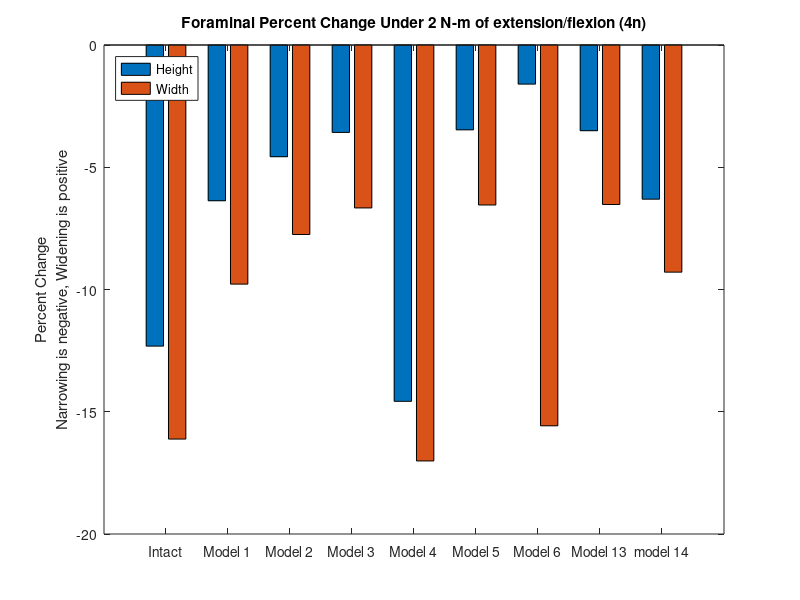
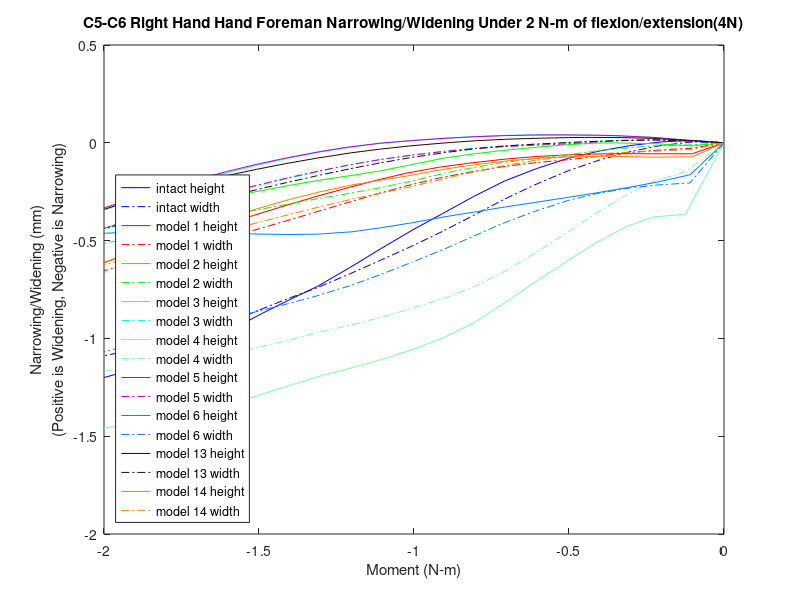

The MATLAB script that drew these images, in order:
%% foreman height and witdth narrowing/widening 
% for all models for the c5-c6 right hand side foreman under lateral bending (5n)
% 40182, 62515, 45870, 65935
k=21;

mag15y=[0 0 0 0 0 0 0 0 0 0 0 0 0 0 0 0 0 0 0 0 0];
mag15x=[0 0 0 0 0 0 0 0 0 0 0 0 0 0 0 0 0 0 0 0 0];
width15=[0 0 0 0 0 0 0 0 0 0 0 0 0 0 0 0 0 0 0 0 0];
height15=[0 0 0 0 0 0 0 0 0 0 0 0 0 0 0 0 0 0 0 0 0];

mag14y=[0 0 0 0 0 0 0 0 0 0 0 0 0 0 0 0 0 0 0 0 0];
mag14x=[0 0 0 0 0 0 0 0 0 0 0 0 0 0 0 0 0 0 0 0 0];
width14=[0 0 0 0 0 0 0 0 0 0 0 0 0 0 0 0 0 0 0 0 0];
height14=[0 0 0 0 0 0 0 0 0 0 0 0 0 0 0 0 0 0 0 0 0];

mag13y=[0 0 0 0 0 0 0 0 0 0 0 0 0 0 0 0 0 0 0 0 0];
mag13x=[0 0 0 0 0 0 0 0 0 0 0 0 0 0 0 0 0 0 0 0 0];
width13=[0 0 0 0 0 0 0 0 0 0 0 0 0 0 0 0 0 0 0 0 0];
height13=[0 0 0 0 0 0 0 0 0 0 0 0 0 0 0 0 0 0 0 0 0];

mag6y=[0 0 0 0 0 0 0 0 0 0 0 0 0 0 0 0 0 0 0 0 0];
mag6x=[0 0 0 0 0 0 0 0 0 0 0 0 0 0 0 0 0 0 0 0 0];
width6=[0 0 0 0 0 0 0 0 0 0 0 0 0 0 0 0 0 0 0 0 0];
height6=[0 0 0 0 0 0 0 0 0 0 0 0 0 0 0 0 0 0 0 0 0];

mag5y=[0 0 0 0 0 0 0 0 0 0 0 0 0 0 0 0 0 0 0 0 0];
mag5x=[0 0 0 0 0 0 0 0 0 0 0 0 0 0 0 0 0 0 0 0 0];
width5=[0 0 0 0 0 0 0 0 0 0 0 0 0 0 0 0 0 0 0 0 0];
height5=[0 0 0 0 0 0 0 0 0 0 0 0 0 0 0 0 0 0 0 0 0];

mag4y=[0 0 0 0 0 0 0 0 0 0 0 0 0 0 0 0 0 0 0 0 0];
mag4x=[0 0 0 0 0 0 0 0 0 0 0 0 0 0 0 0 0 0 0 0 0];
width4=[0 0 0 0 0 0 0 0 0 0 0 0 0 0 0 0 0 0 0 0 0];
height4=[0 0 0 0 0 0 0 0 0 0 0 0 0 0 0 0 0 0 0 0 0];

mag3y=[0 0 0 0 0 0 0 0 0 0 0 0 0 0 0 0 0 0 0 0 0];
mag3x=[0 0 0 0 0 0 0 0 0 0 0 0 0 0 0 0 0 0 0 0 0];
width3=[0 0 0 0 0 0 0 0 0 0 0 0 0 0 0 0 0 0 0 0 0];
height3=[0 0 0 0 0 0 0 0 0 0 0 0 0 0 0 0 0 0 0 0 0];


mag2y=[0 0 0 0 0 0 0 0 0 0 0 0 0 0 0 0 0 0 0 0 0];
mag2x=[0 0 0 0 0 0 0 0 0 0 0 0 0 0 0 0 0 0 0 0 0];
width2=[0 0 0 0 0 0 0 0 0 0 0 0 0 0 0 0 0 0 0 0 0];
height2=[0 0 0 0 0 0 0 0 0 0 0 0 0 0 0 0 0 0 0 0 0];

mag1y=[0 0 0 0 0 0 0 0 0 0 0 0 0 0 0 0 0 0 0 0 0];
mag1x=[0 0 0 0 0 0 0 0 0 0 0 0 0 0 0 0 0 0 0 0 0];
width1=[0 0 0 0 0 0 0 0 0 0 0 0 0 0 0 0 0 0 0 0 0];
height1=[0 0 0 0 0 0 0 0 0 0 0 0 0 0 0 0 0 0 0 0 0];

%% model15_intact_TLC
t15=[2 2.05 2.1 2.15 2.2 2.25 2.30198 2.35365 2.40358 2.45421 2.50322 2.55384 2.60384 2.65565 2.70225 2.75206 2.80139 2.85108 2.90339 2.95085 3];
% 40182U
aa1=-13.5191+[0.0410311 0.072737 0.0898389 0.0950499 0.0960969 0.0974057 0.105304 0.111964 0.12654 0.145296 0.16235 0.186856 0.220502 0.267169 0.298606 0.320769 0.338343 0.337736 0.315803 0.292672 0.268064];
aa2=447.04+[0.066796 -0.0926732 -0.0847163 0.0564716 0.305548 0.645598 1.06757 1.52819 2.01278 2.53917 3.06814 3.62895 4.1898 4.74907 5.21938 5.68289 6.0867 6.43418 6.7452 6.9891 7.22228];
aa3=-720.839+[-0.475935 -0.43986 -0.424459 -0.425572 -0.439343 -0.466959 -0.522514 -0.604374 -0.709644 -0.84027 -0.985275 -1.15935 -1.34823 -1.54028 -1.7116 -1.90489 -2.09943 -2.29139 -2.47025 -2.61616 -2.75638];
% 62515L
ab1=-13.5397+[0.000417619 0.01287 0.0192868 0.0186832 0.0158064 0.0140138 0.0176006 0.0216273 0.0319077 0.0450868 0.0574252 0.0750038 0.0997273 0.131918 0.153404 0.172545 0.190037 0.19367 0.18369 0.172275 0.160523];
ab2=448.593+[-0.00992337 -0.125546 -0.158619 -0.118927 -0.0217035 0.123615 0.304921 0.505068 0.717043 0.958463 1.2142 1.49737 1.7878 2.07875 2.32456 2.56123 2.75575 2.91984 3.07311 3.19179 3.30569];
ab3=-730.72+[-0.225741 -0.195279 -0.178495 -0.175949 -0.182255 -0.195581 -0.220461 -0.256765 -0.293848 -0.339653 -0.394847 -0.460673 -0.5315 -0.597966 -0.666734 -0.742089 -0.809606 -0.879714 -0.957548 -1.02134 -1.08438 ];
% 45870
ac1=-9.75965+[0.0324269 0.0598844 0.0751486 0.0801008 0.0819264 0.0845735 0.0938495 0.102246 0.118988 0.140217 0.159868 0.18765 0.22393 0.272688 0.304956 0.328551 0.347894 0.349719 0.330536 0.30976 0.287537];
ac2=445.175+[0.0393531 -0.107621 -0.108282 0.0107952 0.227404 0.526235 0.897529 1.30369 1.73218 2.1995 2.67199 3.17589 3.6822 4.19054 4.61806 5.03835 5.40168 5.71167 5.98947 6.20716 6.41565 ];
ac3=-723.489+[-0.468554 -0.447406 -0.428602 -0.414381 -0.403478 -0.398377 -0.412583 -0.447743 -0.502095 -0.576207 -0.664131 -0.776761 -0.904696 -1.03787 -1.15922 -1.29901 -1.44055 -1.57983 -1.7091 -1.81417 -1.91442];
% 65935R
ad1=-14.8651+[0.0345664 0.0529024 0.062032 0.0625012 0.0604618 0.0597203 0.0646715 0.0696988 0.0836038 0.101222 0.117462 0.141486 0.175855 0.22222 0.252679 0.279983 0.303823 0.3079 0.293913 0.278304 0.262291];
ad2=449.401+[0.00216238 -0.143086 -0.180255 -0.122723 0.00981997 0.20439 0.443165 0.704319 0.980563 1.2942 1.62542 1.99249 2.36956 2.74837 3.06836 3.37659 3.62978 3.8419 4.03875 4.19132 4.33843 ];
ad3=-725.184+[-0.219724 -0.18361 -0.165664 -0.165508 -0.176961 -0.197855 -0.232089 -0.279092 -0.327595 -0.387053 -0.457732 -0.541567 -0.631737 -0.718329 -0.805985 -0.900745 -0.985047 -1.07051 -1.16366 -1.23991 -1.31542 ];

ya1=aa1-ab1;
ya2=aa2-ab2;
ya3=aa3-ab3;
xa1=ad1-ac1;
xa2=ad2-ac2;
xa3=ad3-ac3;
x15=[xa1',xa2',xa3'];
y15=[ya1',ya2',ya3'];

for n=1:k
    mag15x(n)=sqrt(x15(n,1)^2+x15(n,2)^2+x15(n,3)^2);
end
for n=1:k
    mag15y(n)=sqrt(y15(n,1)^2+y15(n,2)^2+y15(n,3)^2);
end
for n=1:k
    width15(n)=mag15x(1,1)-mag15x(1,n);
end
for n=1:k
    height15(n)=mag15y(1,1)-mag15y(1,n);
end

%% model1_slideslide_tether/S2_5N
t1=[2 2.05126 2.11533 2.17471 2.20404 2.25121 2.30289 2.35286 2.41117 2.46025 2.51267 2.5564 2.60334 2.66048 2.70822 2.759 2.80923 2.85061 2.90524 2.95003 3 ];
% 40182U
ae1=-13.5191+[-0.256354 -0.252673 -0.226806 -0.202011 -0.189993 -0.166308 -0.135426 -0.108965 -0.0837541 -0.0651132 -0.0470578 -0.0332198 -0.0197927 -0.00373777 0.00798138 0.0168688 0.0199389 0.0195164 0.0133573 0.00669746 -0.000603444];
ae2=447.04+[0.598699 0.427962 0.196552 0.023272 -0.0459246 -0.122519 -0.157888 -0.153828 -0.106494 -0.036244 0.0665926 0.175511 0.312997 0.504403 0.687108 0.905626 1.14987 1.37043 1.68184 1.95323 2.27311];
ae3=-720.839+[-0.786172 -0.909945 -0.874294 -0.827625 -0.80577 -0.774408 -0.748738 -0.732026 -0.719422 -0.712393 -0.711913 -0.718821 -0.73199 -0.754764 -0.779422 -0.812505 -0.854166 -0.896118 -0.966828 -1.03535 -1.12184];
% 62515L
af1=-13.5397+[-0.143816 -0.152539 -0.149111 -0.141896 -0.137727 -0.128685 -0.115438 -0.103482 -0.0919794 -0.0834984 -0.0751792 -0.0685561 -0.0619036 -0.0534835 -0.0468757 -0.040939 -0.0353992 -0.0324087 -0.0306304 -0.0297082 -0.0291841];
af2=448.593+[0.352057 0.235151 0.0488526 -0.110264 -0.182023 -0.273881 -0.33797 -0.379312 -0.407553 -0.41695 -0.417456 -0.409285 -0.390169 -0.351291 -0.303176 -0.232132 -0.140851 -0.0453838 0.101427 0.236994 0.400762 ];
af3=-730.72+[-0.413777 -0.473408 -0.431402 -0.383106 -0.359857 -0.32655 -0.296637 -0.27308 -0.249651 -0.231647 -0.212852 -0.198072 -0.183663 -0.168831 -0.157557 -0.148837 -0.143659 -0.147281 -0.166779 -0.190168 -0.221888 ];
% 45870
ag1=-9.75965+[-0.240195 -0.241113 -0.22075 -0.200038 -0.189756 -0.168789 -0.140106 -0.114761 -0.0903912 -0.0722941 -0.0544902 -0.0404938 -0.0266853 -0.0100901 0.00260328 0.0130461 0.0180096 0.0193333 0.0155674 0.0110084 0.00616321];
ag2=445.175+[0.513202 0.364115 0.14696 -0.0204347 -0.0891369 -0.167875 -0.20825 -0.212786 -0.180299 -0.12603 -0.0440088 0.0443674 0.157357 0.316992 0.471192 0.657934 0.869175 1.06178 1.33575 1.57591 1.86007 ];
ag3=-723.489+[-0.700086 -0.846852 -0.829557 -0.792954 -0.773882 -0.744695 -0.71833 -0.696781 -0.674275 -0.655948 -0.639865 -0.63054 -0.623713 -0.61991 -0.619419 -0.623063 -0.632898 -0.646999 -0.679346 -0.714813 -0.762334];
% 65935R
ah1=-14.8651+[-0.164024 -0.16641 -0.154522 -0.140367 -0.13316 -0.119222 -0.100686 -0.0849202 -0.0700327 -0.0592805 -0.0487656 -0.0406424 -0.0328666 -0.0233691 -0.0158769 -0.00922803 -0.00329373 -0.000992852 -0.0016233 -0.00321792 -0.00568727];
ah2=449.401+[0.449237 0.286784 0.0505215 -0.148484 -0.237668 -0.35006 -0.426015 -0.47296 -0.502275 -0.508558 -0.502937 -0.48715 -0.457017 -0.400589 -0.332907 -0.235269 -0.111691 0.0149909 0.206807 0.38271 0.594649];
ah3=-725.184+[-0.434067 -0.485014 -0.433501 -0.37791 -0.351573 -0.314411 -0.281754 -0.256629 -0.23233 -0.214243 -0.195783 -0.181694 -0.168524 -0.155861 -0.147146 -0.142127 -0.141723 -0.150381 -0.177795 -0.208665 -0.249721];

xb1=ah1-ag1;
xb2=ah2-ag2;
xb3=ah3-ag3;
yb1=ae1-af1;
yb2=ae2-af2;
yb3=ae3-af3;
y1=[yb1',yb2',yb3'];
x1=[xb1',xb2',xb3'];

for n=1:k
    mag1x(n)=sqrt(x1(n,1)^2+x1(n,2)^2+x1(n,3)^2);
end
for n=1:k
    mag1y(n)=sqrt(y1(n,1)^2+y1(n,2)^2+y1(n,3)^2);
end
for n=1:k
    height1(n)=mag1y(1,1)-mag1y(1,n);
end
for n=1:k
    width1(n)=mag1x(1,1)-mag1x(1,n);
end
%% model2_SlideSlide_NoTether/S2_4N
t2=[2 2.05126 2.11533 2.17471 2.20447 2.25221 2.30059 2.35788 2.41099 2.45099 2.50605 2.55427 2.60174 2.65492 2.70335 2.75569 2.80363 2.85302 2.90564 2.95047 3];
% 40182U
ai1=-13.5191+[-0.218725 -0.216039 -0.193795 -0.172354 -0.160774 -0.136814 -0.108877 -0.082062 -0.0614738 -0.0486653 -0.0322441 -0.0128596 0.00565801 0.0235548 0.035959 0.0455671 0.0523029 0.0525226 0.0463593 0.0362627 0.0210176];
ai2= 447.04+[0.645159 0.487561 0.270333 0.106161 0.0397703 -0.0326227 -0.0675316 -0.061221 -0.0138704 0.0438338 0.146279 0.227421 0.299652 0.386412 0.474312 0.574589 0.675079 0.790476 0.943395 1.1022 1.29752 ];
ai3=-720.839+[-0.863984 -0.911394 -0.859525 -0.810258 -0.787293 -0.758052 -0.736738 -0.720897 -0.711888 -0.708448 -0.716114 -0.726127 -0.728021 -0.727934 -0.732174 -0.740768 -0.751474 -0.767892 -0.792953 -0.822702 -0.864481 ];
% 62515L
aj1=-13.5397+[-0.131943 -0.138132 -0.134834 -0.129082 -0.125403 -0.115701 -0.103083 -0.0910218 -0.0815759 -0.0756726 -0.0683755 -0.0594261 -0.0501157 -0.040695 -0.0333819 -0.0270769 -0.0215801 -0.0176353 -0.0148181 -0.0150936 -0.0182018];
aj2=448.593+[0.342167 0.239603 0.0689906 -0.0806446 -0.149579 -0.240457 -0.304815 -0.352384 -0.375926 -0.383203 -0.385042 -0.387428 -0.390583 -0.389515 -0.383227 -0.372505 -0.35673 -0.331489 -0.288296 -0.229151 -0.144886 ];
aj3=-730.72+[-0.44604 -0.470073 -0.423449 -0.375868 -0.352705 -0.317466 -0.288007 -0.262069 -0.241809 -0.227946 -0.212112 -0.200201 -0.185233 -0.167039 -0.151168 -0.134754 -0.119927 -0.106249 -0.0927585 -0.0878323 -0.0918719  ];
% 45870
ak1=-9.75965+[-0.206648 -0.20807 -0.190641 -0.172717 -0.162827 -0.141335 -0.115117 -0.0893177 -0.0693217 -0.0567765 -0.0404625 -0.0213994 -0.00306205 0.014957 0.0278862 0.0384119 0.046216 0.0480053 0.0438402 0.0356859 0.0226975];
ak2=445.175+[0.556323 0.417929 0.214255 0.0555771 -0.0104385 -0.0850316 -0.124917 -0.129105 -0.0960918 -0.0516869 0.0300126 0.0949988 0.151699 0.219671 0.289127 0.368542 0.448811 0.542343 0.668911 0.803493 0.971557];
ak3=-723.489+[-0.781326 -0.849175 -0.814215 -0.773929 -0.753586 -0.726106 -0.70346 -0.681218 -0.66228 -0.649123 -0.64102 -0.638963 -0.628883 -0.613595 -0.602074 -0.592066 -0.584184 -0.579549 -0.57861 -0.583903 -0.597566];
% 65935R
al1=-14.8651+[-0.143446 -0.145229 -0.134476 -0.122554 -0.116038 -0.101395 -0.083931 -0.0680303 -0.0559793 -0.0485273 -0.0391718 -0.0279348 -0.016778 -0.00605501 0.0018474 0.00817855 0.0132477 0.016075 0.0171219 0.014451 0.00794081];
al2= 449.401+[0.432765 0.294246 0.0793633 -0.107209 -0.192666 -0.303744 -0.380569 -0.434818 -0.458899 -0.463695 -0.460402 -0.45942 -0.458832 -0.451766 -0.438552 -0.419279 -0.393877 -0.356121 -0.294515 -0.213884 -0.102148 ];
al3=-725.184+[-0.463213 -0.48054 -0.425456 -0.371122 -0.345008 -0.305892 -0.273682 -0.24603 -0.225146 -0.211288 -0.195709 -0.183751 -0.168888 -0.151231 -0.136197 -0.120984 -0.107621 -0.0959998 -0.0856136 -0.0844561 -0.0935192];

xc1=al1-ak1;
xc2=al2-ak2;
xc3=al3-ak3;
yd1=ai1-aj1;
yd2=ai2-aj2;
yd3=ai3-aj3;
y2=[yd1',yd2',yd3'];
x2=[xc1',xc2',xc3'];

for n=1:k
    mag2x(n)=sqrt(x2(n,1)^2+x2(n,2)^2+x2(n,3)^2);
end
for n=1:k
    mag2y(n)=sqrt(y2(n,1)^2+y2(n,2)^2+y2(n,3)^2);
end
for n=1:k
    height2(n)=mag2y(1,1)-mag2y(1,n);
end
for n=1:k
    width2(n)=mag2x(1,1)-mag2x(1,n);
end

%% model3_APSlide_Tether/S2_4N
t3=[2 2.05126 2.11533 2.16533 2.20361 2.25215 2.30482 2.35211 2.4011 2.4565 2.50468 2.55973 2.60432 2.65144 2.70196 2.75595 2.80367 2.85248 2.91084 2.96199 3 ];
% 40182U
am1=-13.5191+[-0.110556 -0.105646 -0.0929253 -0.0812606 -0.0721005 -0.0593732 -0.0436209 -0.0300743 -0.0195605 -0.00932978 -0.00108726 0.00682949 0.0127427 0.0205535 0.0322994 0.0448983 0.0545622 0.0620438 0.0670147 0.067741 0.065796];
am2=447.04+[0.266464 0.19705 0.0570391 -0.0590599 -0.146109 -0.246656 -0.328009 -0.372622 -0.395532 -0.395162 -0.37497 -0.331152 -0.277852 -0.207946 -0.117392 -0.00185006 0.113676 0.244237 0.419255 0.586889 0.719399 ];
am3=-720.839+[-0.802588 -0.789878 -0.748753 -0.715583 -0.690751 -0.661311 -0.635965 -0.620041 -0.607272 -0.594971 -0.585784 -0.57799 -0.576069 -0.57876 -0.584488 -0.595043 -0.608786 -0.627564 -0.656949 -0.686435 -0.711264];
% 62515L
an1=-13.5397+[-0.0925811 -0.0922577 -0.0894816 -0.0859478 -0.0826811 -0.0781699 -0.0722163 -0.0666932 -0.0621388 -0.0577126 -0.0541187 -0.0505998 -0.0476672 -0.0438741 -0.038298 -0.0317485 -0.0259622 -0.0204029 -0.0152353 -0.0108076 -0.00721164];
an2=448.593+[0.118554 0.0811131 -0.0190322 -0.114539 -0.190381 -0.286242 -0.369705 -0.425917 -0.471609 -0.511006 -0.536079 -0.555527 -0.565752 -0.571994 -0.573878 -0.567709 -0.555911 -0.537531 -0.504791 -0.463044 -0.425319];
an3=-730.72+[-0.401242 -0.395587 -0.364793 -0.335041 -0.31156 -0.283897 -0.259713 -0.242323 -0.227013 -0.210723 -0.1972 -0.182736 -0.170874 -0.158851 -0.144678 -0.128905 -0.114824 -0.10037 -0.0842723 -0.070974 -0.0613051];
% 45870
ao1=-9.75965+[-0.113025 -0.10948 -0.0990468 -0.0891763 -0.0813498 -0.0703325 -0.056072 -0.0432531 -0.0331885 -0.0233725 -0.0154474 -0.00772108 -0.0017042 0.0062289 0.0181521 0.0312883 0.0417404 0.0503093 0.0568718 0.0590401 0.0582106];
ao2=445.175+[0.238072 0.17573 0.0435896 -0.0686054 -0.153835 -0.25447 -0.337703 -0.386108 -0.415303 -0.424835 -0.415453 -0.386431 -0.347583 -0.294429 -0.22382 -0.131956 -0.0389461 0.067266 0.21147 0.351452 0.463163];
ao3=-723.489+[-0.785743 -0.779954 -0.747511 -0.719552 -0.6978 -0.670544 -0.645778 -0.628062 -0.611365 -0.592462 -0.575831 -0.557398 -0.544573 -0.534475 -0.524705 -0.516092 -0.510881 -0.508449 -0.510093 -0.514056 -0.519256];
% 65935R
ap1=-14.8651+[-0.0767026 -0.0746983 -0.068463 -0.0621678 -0.0569014 -0.0503839 -0.0422444 -0.0351997 -0.0296597 -0.024509 -0.0205157 -0.0168965 -0.0139069 -0.00992234 -0.00380508 0.00323138 0.00928158 0.0149861 0.0198764 0.0236799 0.0266868];
ap2=449.401+[0.144168 0.0961704 -0.0290186 -0.148354 -0.243036 -0.362036 -0.46367 -0.531177 -0.585343 -0.630853 -0.658646 -0.678613 -0.687508 -0.691206 -0.688756 -0.675368 -0.655241 -0.626389 -0.577936 -0.518695 -0.466042 ];
ap3=-725.184+[-0.401691 -0.394075 -0.358837 -0.325088 -0.298568 -0.267376 -0.240383 -0.221264 -0.204728 -0.18758 -0.173683 -0.159189 -0.147522 -0.135812 -0.122099 -0.107165 -0.0941193 -0.0810184 -0.0670943 -0.0563177 -0.0488571];

xe1=ap1-ao1;
xe2=ap2-ao2;
xe3=ap3-ao3;
yf1=am1-an1;
yf2=am2-an2;
yf3=am3-an3;
y3=[yf1',yf2',yf3'];
x3=[xe1',xe2',xe3'];

for n=1:k
    mag3x(n)=sqrt(x3(n,1)^2+x3(n,2)^2+x3(n,3)^2);
end
for n=1:k
    mag3y(n)=sqrt(y3(n,1)^2+y3(n,2)^2+y3(n,3)^2);
end
for n=1:k
    height3(n)=mag3y(1,1)-mag3y(1,n);
end
for n=1:k
    width3(n)=mag3x(1,1)-mag3x(1,n);
end


%% model4_APSlide_NoTether/S2_4N
t4=[2 2.0622 2.11523 2.15852 2.20492 2.25001 2.30364 2.35417 2.40231 2.45225 2.50547 2.55011 2.60474 2.65523 2.70472 2.7507 2.80007 2.85772 2.90074 2.95442 3];
% 40182U
aq1=-13.5191+[-0.188182 0.0029473 0.0381017 0.0513598 0.0684459 0.0872533 0.1059 0.124867 0.148488 0.168843 0.175361 0.176379 0.18174 0.185046 0.178854 0.17556 0.173416 0.178463 0.177695 0.175652 0.170171];
aq2= 447.04+[0.406264 -0.248772 -0.0530306 0.318079 0.826047 1.36268 2.01485 2.61702 3.18296 3.64566 4.03543 4.3119 4.60689 4.87567 5.14377 5.39732 5.65832 5.93121 6.09738 6.28928 6.40608];
aq3=-720.839+[0.0767894 -0.664579 -0.637039 -0.664545 -0.731051 -0.819308 -0.964263 -1.12611 -1.29331 -1.43602 -1.56302 -1.65297 -1.74979 -1.8417 -1.9455 -2.04854 -2.16051 -2.26771 -2.33873 -2.42375 -2.47798];
% 62515L
ar1=-13.5397+[-0.103791 -0.0448647 -0.0327986 -0.026519 -0.015866 -0.00182411 0.013995 0.0287636 0.0456042 0.0637907 0.0756933 0.0842099 0.0954882 0.102707 0.106447 0.1088 0.110717 0.115733 0.116386 0.116083 0.113065];
ar2=448.593+[0.221109 -0.215093 -0.178857 -0.0359958 0.174875 0.399628 0.682395 0.949734 1.21809 1.44651 1.63985 1.77648 1.92152 2.05503 2.18855 2.31621 2.44672 2.58745 2.67072 2.76536 2.8209];
ar3=-730.72+[0.0456747 -0.293103 -0.275571 -0.283639 -0.304519 -0.326884 -0.376385 -0.431208 -0.489727 -0.541197 -0.58711 -0.617775 -0.647806 -0.678186 -0.712538 -0.74737 -0.784229 -0.823261 -0.848989 -0.880236 -0.899472 ];
% 45870
as1=-9.75965+[-0.165879 -0.0127032 0.0200647 0.0346384 0.0544533 0.0764103 0.0992948 0.122356 0.150324 0.173943 0.183339 0.18608 0.193056 0.197916 0.194266 0.193311 0.193525 0.200139 0.200738 0.200272 0.196226 ];
as2=445.175+[0.324619 -0.223443 -0.0586153 0.264277 0.70921 1.18002 1.7531 2.28388 2.78638 3.19891 3.54589 3.79278 4.05664 4.29786 4.53826 4.76575 4.99965 5.24586 5.3949 5.56694 5.67076];
as3=-723.489+[0.170439 -0.703789 -0.658139 -0.649282 -0.664719 -0.696473 -0.768757 -0.860372 -0.96042 -1.04776 -1.12541 -1.18057 -1.24006 -1.29785 -1.36483 -1.43241 -1.50665 -1.57743 -1.62394 -1.67999 -1.71435];
% 65935R
at1=-14.8651+[-0.120598 -0.00580884 0.0123671 0.0216042 0.0347588 0.0513963 0.0683775 0.0847199 0.104686 0.126805 0.140835 0.151367 0.165802 0.174957 0.179715 0.183025 0.185992 0.19378 0.195064 0.195244 0.19133 ];
at2= 449.401+[0.342825 -0.277122 -0.220664 -0.0288784 0.250476 0.546909 0.914998 1.26115 1.60867 1.90548 2.15777 2.33677 2.52765 2.70295 2.8779 3.0454 3.21656 3.40147 3.51081 3.63502 3.70808];
at3=-725.184+[0.0227228 -0.275626 -0.259524 -0.274003 -0.304941 -0.338739 -0.403539 -0.473577 -0.548199 -0.614272 -0.673797 -0.714564 -0.755695 -0.796774 -0.842283 -0.888166 -0.936629 -0.988253 -1.02184 -1.06224 -1.08727];

xg1=at1-as1;
xg2=at2-as2;
xg3=at3-as3;
yh1=aq1-ar1;
yh2=aq2-ar2;
yh3=aq3-ar3;
y4=[yh1',yh2',yh3'];
x4=[xg1',xg2',xg3'];

for n=1:k
    mag4x(n)=sqrt(x4(n,1)^2+x4(n,2)^2+x4(n,3)^2);
end
for n=1:k
    mag4y(n)=sqrt(y4(n,1)^2+y4(n,2)^2+y4(n,3)^2);
end
for n=1:k
    height4(n)=mag4y(1,1)-mag4y(1,n);
end
for n=1:k
    width4(n)=mag4x(1,1)-mag4x(1,n);
end

%% model5_LatSlide_Tether/S2_4N
t5=[2 2.05126 2.11533 2.17471 2.20404 2.25806 2.30703 2.35279 2.40109 2.45138 2.50274 2.55389 2.60894 2.65187 2.70418 2.75649 2.80083 2.85242 2.90526 2.95387 3 ];
% 40182U
au1=-13.5191+[-0.111617 -0.107392 -0.0961519 -0.0836769 -0.077344 -0.0644796 -0.0536808 -0.0426312 -0.0304366 -0.019104 -0.00809762 0.00135939 0.0105537 0.0182495 0.03043 0.0427503 0.0519388 0.0602353 0.0653844 0.067047 0.0656078 ];
au2=447.04+[0.243025 0.175061 0.0411214 -0.086493 -0.147441 -0.249449 -0.322312 -0.366907 -0.392111 -0.396896 -0.380011 -0.343714 -0.283706 -0.222324 -0.131862 -0.0240225 0.0799683 0.213668 0.366619 0.520398 0.676457];
au3=-720.839+[-0.80168 -0.789555 -0.748642 -0.708338 -0.689323 -0.658733 -0.638963 -0.624549 -0.611278 -0.599149 -0.588584 -0.580156 -0.575975 -0.578369 -0.583655 -0.592719 -0.604539 -0.62302 -0.647941 -0.674251 -0.7027];
% 62515L
av1=-13.5397+[-0.093022 -0.0929182 -0.0908904 -0.0875686 -0.0855746 -0.0814045 -0.0772795 -0.0731632 -0.0678681 -0.0627547 -0.0577554 -0.0534171 -0.0488083 -0.0449296 -0.0390905 -0.0327507 -0.0274003 -0.0214347 -0.0165278 -0.0123298 -0.00810383];
av2= 448.593+[0.105483 0.0689107 -0.0286842 -0.137408 -0.193739 -0.29403 -0.367528 -0.421375 -0.467189 -0.505347 -0.534362 -0.554328 -0.569222 -0.575923 -0.579043 -0.57464 -0.564992 -0.547538 -0.520937 -0.485157 -0.442176 ];
av3=-730.72+[-0.399117 -0.393815 -0.363846 -0.329554 -0.312048 -0.282805 -0.262319 -0.246261 -0.230674 -0.215158 -0.20004 -0.185997 -0.1707 -0.159754 -0.145145 -0.129797 -0.116814 -0.101441 -0.0866135 -0.0737522 -0.062];
% 45870
aw1=-9.75965+[-0.114035 -0.111076 -0.102079 -0.0917847 -0.0865026 -0.0754384 -0.0655571 -0.0551246 -0.0435311 -0.0326848 -0.0221234 -0.0129577 -0.00375742 0.00401834 0.0163596 0.0291419 0.039005 0.0483771 0.0549105 0.0578702 0.0577454];
aw2=445.175+[0.216545 0.155465 0.0287129 -0.095073 -0.155202 -0.257783 -0.332361 -0.380785 -0.412217 -0.425594 -0.41977 -0.396679 -0.353752 -0.307256 -0.236969 -0.151533 -0.0680428 0.0404155 0.165995 0.293916 0.425087];
aw3=-723.489+[-0.786282 -0.780792 -0.747956 -0.713233 -0.696174 -0.667531 -0.64772 -0.631354 -0.614397 -0.596706 -0.578687 -0.560937 -0.544029 -0.535104 -0.524755 -0.515774 -0.510441 -0.507078 -0.507504 -0.510176 -0.515297];
% 65935R
ax1=-14.8651+[-0.0772236 -0.0755616 -0.0702572 -0.0637121 -0.0602007 -0.0537643 -0.0480148 -0.0428038 -0.0365363 -0.0306394 -0.02501 -0.0203891 -0.0155307 -0.0113915 -0.00497446 0.00185561 0.00744703 0.0136029 0.018343 0.0220097 0.0255282];
ax2=449.401+[0.127164 0.080279 -0.0415252 -0.176928 -0.246989 -0.371161 -0.46072 -0.525588 -0.580098 -0.624493 -0.65706 -0.678037 -0.691912 -0.696633 -0.695638 -0.684713 -0.667754 -0.63984 -0.599905 -0.548643 -0.488372];
ax3=-725.184+[-0.398993 -0.391805 -0.357574 -0.318804 -0.29908 -0.266159 -0.243268 -0.22561 -0.208764 -0.192351 -0.176704 -0.162524 -0.147347 -0.136625 -0.12244 -0.10784 -0.095762 -0.081725 -0.0687203 -0.0580689 -0.0488577];

xi1=ax1-aw1;
xi2=ax2-aw2;
xi3=ax3-aw3;
yj1=au1-av1;
yj2=au2-av2;
yj3=au3-av3;
y5=[yj1',yj2',yj3'];
x5=[xi1',xi2',xi3'];

for n=1:k
    mag5x(n)=sqrt(x5(n,1)^2+x5(n,2)^2+x5(n,3)^2);
end
for n=1:k
    mag5y(n)=sqrt(y5(n,1)^2+y5(n,2)^2+y5(n,3)^2);
end
for n=1:k
    height5(n)=mag5y(1,1)-mag5y(1,n);
end
for n=1:k
    width5(n)=mag5x(1,1)-mag5x(1,n);
end


%% model6_LatSlide_NoTether/S2_4N
t6=[2 2.05467 2.1077 2.15244 2.20335 2.25035 2.30555 2.35774 2.40313 2.45015 2.50252 2.55284 2.60017 2.65712 2.70364 2.75106 2.80515 2.85128 2.90047 2.95082 3];
% 40182U
ay1=-13.5191+[-0.188188 -0.221196 -0.14535 -0.0926963 -0.0454216 -0.0151574 0.00745578 0.0213887 0.0332859 0.0438025 0.0642977 0.0775225 0.0852903 0.0799838 0.0644934 0.0425046 0.00997809 -0.0219463 -0.0558449 -0.0771458 -0.0906034];
ay2=447.04+[0.40647 0.137675 -0.0442527 -0.0882708 -0.0523412 0.0604291 0.290244 0.597757 0.927011 1.31403 1.70444 2.04525 2.36538 2.73359 3.02947 3.34443 3.73227 4.07334 4.43658 4.79162 5.1006];
ay3=-720.839+[0.0762568 -0.871599 -0.78779 -0.734046 -0.698156 -0.687893 -0.700738 -0.734233 -0.782287 -0.846044 -0.930918 -1.01625 -1.10735 -1.217 -1.3085 -1.41027 -1.54287 -1.66784 -1.81146 -1.95263 -2.0821];
% 62515L
az1=13.5397+[-0.103792 -0.145806 -0.115649 -0.0930517 -0.0718524 -0.0584039 -0.0484008 -0.0423631 -0.0349839 -0.0268745 -0.0129065 -0.00225774 0.00692274 0.0122197 0.0112363 0.00678563 -0.00332865 -0.0148078 -0.0255671 -0.0319798 -0.0362802 ];
az2=448.593+[0.221206 0.0303491 -0.138505 -0.21532 -0.252297 -0.243184 -0.183298 -0.0761899 0.0490584 0.209953 0.369769 0.504564 0.640367 0.814121 0.964776 1.13229 1.34454 1.53344 1.72849 1.9192 2.0825];
az3=-730.72+[0.045403 -0.429173 -0.360611 -0.318314 -0.28382 -0.264624 -0.252546 -0.253081 -0.258369 -0.270254 -0.288178 -0.304331 -0.324222 -0.358546 -0.394641 -0.440684 -0.506414 -0.571064 -0.635954 -0.696297 -0.746897];
% 45870
ba1=-9.75965+[-0.165895 -0.216088 -0.148682 -0.100832 -0.0567013 -0.0276598 -0.0047559 0.0106891 0.0246618 0.037926 0.0611235 0.0772722 0.088198 0.0865314 0.07398 0.0549475 0.0260004 -0.00279768 -0.032705 -0.0503402 -0.0604156 ];
ba2=445.175+[0.324793 0.102283 -0.0669681 -0.113018 -0.0883484 0.00483389 0.200196 0.465545 0.751754 1.09009 1.43181 1.72847 2.00808 2.33109 2.59182 2.8706 3.21563 3.52026 3.8458 4.16578 4.44406];
ba3=-723.489+[0.169916 -0.838858 -0.776007 -0.727451 -0.687833 -0.665034 -0.651886 -0.650865 -0.661687 -0.681146 -0.720114 -0.76145 -0.809948 -0.870166 -0.921681 -0.981212 -1.06196 -1.141 -1.23414 -1.32686 -1.41221];
% 65935R
bb1=-14.8651+[-0.120595 -0.148597 -0.102787 -0.0709044 -0.0416242 -0.0235044 -0.00997033 -0.00249795 0.00652686 0.0155451 0.0312955 0.0428061 0.0525964 0.0555476 0.0503096 0.0398715 0.0210297 0.00108582 -0.0161234 -0.0258064 -0.0318623];
bb2= 449.401+[0.34292 0.0249389 -0.18369 -0.275357 -0.314658 -0.295784 -0.210583 -0.0653345 0.102109 0.315262 0.524976 0.702069 0.879755 1.10545 1.30024 1.51612 1.78902 2.03154 2.28295 2.52972 2.74197];
bb3=-725.184+[0.0224521 -0.429576 -0.351698 -0.30522 -0.268575 -0.249675 -0.240372 -0.246171 -0.257571 -0.277717 -0.303791 -0.327371 -0.355006 -0.400111 -0.446285 -0.504113 -0.585549 -0.664876 -0.745242 -0.820853 -0.885044];

xk1=bb1-ba1;
xk2=bb2-ba2;
xk3=bb3-ba3;
yl1=ay1-az1;
yl2=ay2-az2;
yl3=ay3-az3;
y6=[yl1',yl2',yl3'];
x6=[xk1',xk2',xk3'];

for n=1:k
    mag6x(n)=sqrt(x6(n,1)^2+x6(n,2)^2+x6(n,3)^2);
end
for n=1:k
    mag6y(n)=sqrt(y6(n,1)^2+y6(n,2)^2+y6(n,3)^2);
end
for n=1:k
    height6(n)=mag6y(1,1)-mag6y(1,n);
end
for n=1:k
    width6(n)=mag6x(1,1)-mag6x(1,n);
end


%% model13_Fixed_Tether_S2_4N
t13=[2 2.05126 2.11533 2.16533 2.2247 2.25107 2.31707 2.35251 2.40079 2.4548 2.50774 2.55564 2.60228 2.65931 2.70659 2.75382 2.80395 2.85431 2.90296 2.95231 3];
% 40182U
bc1=-13.5191+[-0.0411102 -0.0326361 -0.0149239 -0.000547004 0.0152962 0.021689 0.0354635 0.0414779 0.0483796 0.0535676 0.0567406 0.0579516 0.0583565 0.0613994 0.0653683 0.067803 0.0682166 0.0663681 0.0640719 0.0617355 0.0588148];
bc2= 447.04+[0.270434 0.186538 0.0466788 -0.0489558 -0.145765 -0.180649 -0.237317 -0.252083 -0.251621 -0.221733 -0.167114 -0.0963119 -0.0119885 0.111048 0.22765 0.359607 0.517791 0.695906 0.886157 1.09419 1.30996];
bc3=-720.839+[-0.541578 -0.525896 -0.487992 -0.461836 -0.435551 -0.426417 -0.409558 -0.402527 -0.393998 -0.387478 -0.382837 -0.381657 -0.382924 -0.390492 -0.398634 -0.410947 -0.428713 -0.455193 -0.491119 -0.537194 -0.589549 ];
% 62515L
bd1=-13.5397+[-0.0347915 -0.0323482 -0.0255039 -0.0194972 -0.0128024 -0.0100847 -0.00420886 -0.00165664 0.00126753 0.00321846 0.00397201 0.00377714 0.00313415 0.00360512 0.00500202 0.00586557 0.00646233 0.00630481 0.00621219 0.00677392 0.00730937];
bd2= 448.593+[0.0984263 0.0494421 -0.0524544 -0.132666 -0.221372 -0.25633 -0.324858 -0.353372 -0.383101 -0.403837 -0.412137 -0.410156 -0.401389 -0.381789 -0.358689 -0.327206 -0.28121 -0.220416 -0.14804 -0.0659926 0.0242012 ];
bd3=-730.72+[-0.26728 -0.257419 -0.225913 -0.201362 -0.17471 -0.164654 -0.14477 -0.135781 -0.124278 -0.112603 -0.102166 -0.0935058 -0.0851907 -0.0761093 -0.0677937 -0.0601044 -0.0536714 -0.0523176 -0.0557057 -0.0609135 -0.0696576];
% 45870
be1=-9.75965+[-0.0423429 -0.0353566 -0.0201802 -0.00779298 0.00592621 0.011472 0.0236486 0.0290779 0.0353863 0.0401885 0.0431151 0.044301 0.0448086 0.0479417 0.0521502 0.0550807 0.0562875 0.0556031 0.0547037 0.0540657 0.0529043];
be2=445.175+[0.211053 0.135129 0.00328561 -0.0891822 -0.184898 -0.220343 -0.281655 -0.300553 -0.307934 -0.290028 -0.249767 -0.194378 -0.126784 -0.0260575 0.0705024 0.180876 0.314767 0.467117 0.631455 0.812259 1.00071];
be3=-723.489+[-0.50029 -0.492475 -0.463749 -0.442479 -0.419713 -0.411277 -0.393112 -0.383811 -0.370294 -0.355427 -0.340385 -0.327571 -0.31587 -0.305945 -0.297879 -0.292107 -0.288794 -0.291979 -0.303645 -0.32333 -0.348528];
% 65935R
bf1=-14.8651+[-0.0161678 -0.0116738 -0.00157605 0.00677654 0.0158312 0.0194443 0.026891 0.0299515 0.0333324 0.0354731 0.0360984 0.0355254 0.0343953 0.0345471 0.0357361 0.036207 0.0363283 0.0352741 0.0343461 0.034275 0.0338514];
bf2=449.401+[0.140068 0.0776495 -0.049554 -0.149011 -0.258399 -0.30123 -0.384072 -0.417878 -0.45203 -0.474006 -0.479996 -0.473113 -0.457517 -0.42723 -0.393082 -0.348015 -0.283912 -0.201445 -0.105073 0.00356271 0.122287];
bf3=-725.184+[-0.269432 -0.257053 -0.221041 -0.193184 -0.163103 -0.151772 -0.12964 -0.119861 -0.107714 -0.0958946 -0.0858547 -0.0779915 -0.070761 -0.0632688 -0.0565783 -0.0509413 -0.047283 -0.0494017 -0.0566892 -0.0662764 -0.0799192 ];

xm1=bf1-be1;
xm2=bf2-be2;
xm3=bf3-be3;
yn1=bc1-bd1;
yn2=bc2-bd2;
yn3=bc3-bd3;
y13=[yn1',yn2',yn3'];
x13=[xm1',xm2',xm3'];

for n=1:k
    mag13x(n)=sqrt(x13(n,1)^2+x13(n,2)^2+x13(n,3)^2);
end
for n=1:k
    mag13y(n)=sqrt(y13(n,1)^2+y13(n,2)^2+y13(n,3)^2);
end
for n=1:k
    height13(n)=mag13y(1,1)-mag13y(1,n);
end
for n=1:k
    width13(n)=mag13x(1,1)-mag13x(1,n);
end


%% model14_Fixed_NoTether/S2_4N
t14=[2 2.05126 2.11533 2.17471 2.20107 2.25678 2.30078 2.35474 2.41562 2.45083 2.5117 2.55021 2.60026 2.65289 2.70081 2.75198 2.8011 2.85607 2.90043 2.95245 3];
% 40182U
bg1=-13.5191+[-0.219823 -0.200911 -0.132476 -0.0802709 -0.0611552 -0.0291731 -0.0108508 0.00647848 0.0185706 0.0220729 0.0314377 0.040109 0.0493876 0.0551809 0.0564137 0.0544679 0.0478691 0.0334301 0.0190887 0.00286078 -0.0180808];
bg2=447.04+[0.581907 0.320485 0.1107 0.0104877 -0.0124504 -0.0210389 0.0103209 0.0959717 0.260752 0.384889 0.621676 0.756517 0.926959 1.1156 1.29195 1.48592 1.68498 1.93791 2.17018 2.46092 2.74977];
bg3=-720.839+[-0.489118 -0.647254 -0.589375 -0.541983 -0.524974 -0.497567 -0.482644 -0.471193 -0.470226 -0.474907 -0.496807 -0.507135 -0.523782 -0.552498 -0.588046 -0.634442 -0.688278 -0.758023 -0.8284 -0.926607 -1.0293];
% 62515L
bh1=-13.5397+[-0.113108 -0.111647 -0.0800369 -0.0568112 -0.0483581 -0.034514 -0.0271904 -0.020825 -0.0175272 -0.0173272 -0.0150431 -0.0113892 -0.0068325 -0.00304084 -0.000993652 0.000614515 -8.53415E-006 -0.00340266 -0.00692618 -0.01101 -0.0184722];
bh2= 448.593+[0.318489 0.137812 -0.0369256 -0.139002 -0.171284 -0.21637 -0.232269 -0.229827 -0.190789 -0.151383 -0.0669757 -0.0189377 0.0390101 0.10309 0.165322 0.235687 0.313724 0.424771 0.532433 0.668856 0.810252];
bh3=-730.72+[-0.264067 -0.338723 -0.274305 -0.231155 -0.215821 -0.190313 -0.175133 -0.159873 -0.149693 -0.147029 -0.148665 -0.14705 -0.145609 -0.146379 -0.149442 -0.154169 -0.163714 -0.182495 -0.203916 -0.232581 -0.267747 ];
% 45870
bi1=-9.75965+[-0.200001 -0.190266 -0.128869 -0.0817896 -0.0644932 -0.0354209 -0.0186244 -0.00236897 0.00944127 0.0131504 0.0229152 0.0317608 0.0414102 0.0481894 0.0508464 0.0509248 0.0465351 0.0348124 0.0230613 0.0105151 -0.00676093 ];
bi2=445.175+[0.47782 0.238228 0.0416717 -0.0551755 -0.0789413 -0.0936382 -0.0713403 -0.0018835 0.137557 0.24419 0.449977 0.566874 0.71323 0.874951 1.02614 1.19241 1.36371 1.5835 1.78685 2.04202 2.29636];
bi3=-723.489+[-0.383171 -0.571566 -0.53351 -0.495686 -0.480569 -0.452657 -0.433088 -0.410967 -0.390985 -0.381705 -0.378427 -0.373991 -0.370244 -0.374811 -0.386524 -0.405401 -0.430767 -0.465637 -0.504476 -0.561999 -0.623942];
% 65935R
bk1=-14.8651+[-0.133302 -0.122738 -0.0766615 -0.0447171 -0.0331915 -0.0144421 -0.0045235 0.00440685 0.00954243 0.0102721 0.0138954 0.0186937 0.0239613 0.0280785 0.0298513 0.0304738 0.0277781 0.0206685 0.013773 0.00596777 -0.00636394 ];
bk2=449.401+[0.428714 0.182408 -0.0357283 -0.160078 -0.198528 -0.250232 -0.265693 -0.255961 -0.198034 -0.142967 -0.0282149 0.0372129 0.116014 0.202494 0.285808 0.379627 0.482689 0.627998 0.767943 0.944896 1.12732 ];
bk3=-725.184+[-0.286424 -0.348524 -0.274152 -0.225747 -0.208829 -0.18128 -0.165595 -0.150822 -0.142995 -0.142551 -0.148529 -0.149389 -0.151145 -0.155543 -0.162239 -0.171264 -0.185739 -0.211658 -0.239981 -0.277476 -0.322173];

xo1=bk1-bi1;
xo2=bk2-bi2;
xo3=bk3-bi3;
yp1=bg1-bh1;
yp2=bg2-bh2;
yp3=bg3-bh3;
x14=[xo1',xo2',xo3'];
y14=[yp1',yp2',yp3'];

for n=1:k
    mag14x(n)=sqrt(x14(n,1)^2+x14(n,2)^2+x14(n,3)^2);
end
for n=1:k
    mag14y(n)=sqrt(y14(n,1)^2+y14(n,2)^2+y14(n,3)^2);
end
for n=1:k
    height14(n)=mag14y(1,1)-mag14y(1,n);
end
for n=1:k
    width14(n)=mag14x(1,1)-mag14x(1,n);
end

%% Percent change
% bar plot
figure(1)
pc15x=(mag15x(21)/mag15x(1)*100)-100;
pc15y=(mag15y(21)/mag15y(1)*100)-100;
pc15=[pc15y,pc15x];

pc1x=(mag1x(21)/mag1x(1)*100)-100;
pc1y=(mag1y(21)/mag1y(1)*100)-100;
pc1=[pc1y,pc1x];

pc2x=(mag2x(21)/mag2x(1)*100)-100;
pc2y=(mag2y(21)/mag2y(1)*100)-100;
pc2=[pc2y,pc2x];

pc3x=(mag3x(21)/mag3x(1)*100)-100;
pc3y=(mag3y(21)/mag3y(1)*100)-100;
pc3=[pc3y,pc3x];

pc4x=(mag4x(21)/mag4x(1)*100)-100;
pc4y=(mag4y(21)/mag4y(1)*100)-100;
pc4=[pc4y,pc4x];

pc5x=(mag5x(21)/mag5x(1)*100)-100;
pc5y=(mag5y(21)/mag5y(1)*100)-100;
pc5=[pc5y,pc5x];

pc6x=(mag6x(21)/mag6x(1)*100)-100;
pc6y=(mag6y(21)/mag6y(1)*100)-100;
pc6=[pc6y,pc6x];

pc13x=(mag13x(21)/mag13x(1)*100)-100;
pc13y=(mag13y(21)/mag13y(1)*100)-100;
pc13=[pc13y,pc13x];


pc14x=(mag14x(21)/mag14x(1)*100)-100;
pc14y=(mag14y(21)/mag14y(1)*100)-100;
pc14=[pc14y,pc14x];

%  These percent change were used to match my data with Dr. Leahy's
%  dissertation. Increment(16) was used due to 1.5 N-m instead of 2.
%  pc15xl=100-mag15x(16)/8.373*100;
%  pc15yl=100-mag15y(16)/9.001*100;
%  pc15l=[pc15yl,pc15xl];
%  second l is an L

PC=[pc15;pc1;pc2;pc3;pc4;pc5;pc6;pc13;pc14];
bar(PC)
xticklabels({'Intact','Model 1','Model 2', 'Model 3','Model 4','Model 5','Model 6','Model 13','model 14'})
ylabel({'Percent Change';'Narrowing is negative, Widening is positive'})
legend('Height','Width','location','northwest')
title('Foraminal Percent Change Under 2 N-m of extension/flexion (4n)')

%% figures
figure(2)

plot((t15-2)*(-2),-1*height15,'b')
hold on
plot((t15-2)*(-2),-1*width15,'-.b')
hold on

plot((t1-2)*(-2),-1*height1,'r')
hold on
plot((t1-2)*(-2),-1*width1,'-.r')
hold on

plot((t2-2)*(-2),-1*height2,'g')
hold on
plot((t2-2)*(-2),-1*width2,'-.g')
hold on

plot((t3-2)*(-2),-1*height3,'c')
hold on
plot((t3-2)*(-2),-1*width3,'-.c')
hold on

plot((t4-2)*(-2),-1*height4,'color',[.49 1 .63])
hold on
plot((t4-2)*(-2),-1*width4,'-.','color',[.49 1 .63])
hold on

plot((t5-2)*(-2),-1*height5,'color',[0.75, 0, 0.75])
hold on
plot((t5-2)*(-2),-1*width5,'-.','color',[0.75, 0, 0.75])
hold on

plot((t6-2)*(-2),-1*height6,'color',[0 0.5 1])
hold on
plot((t6-2)*(-2),-1*width6,'-.','color',[0 0.5 1])
hold on

plot((t13-2)*(-2),-1*height13,'color',[0.2 0 0])
hold on
plot((t13-2)*(-2),-1*width13,'-.','color',[0.2 0 0])
hold on

plot((t14-2)*(-2),-1*height14,'color',[1 .5 0])
hold on
plot((t14-2)*(-2),-1*width14,'-.','color',[1 .5 0])
hold on

xlabel('Moment (N-m)')
ylabel({'Narrowing/Widening (mm)';'(Positive is Widening, Negative is Narrowing)'})
title('C5-C6 Right Hand Hand Foreman Narrowing/Widening Under 2 N-m of flexion/extension(4N)')
legend('intact height','intact width','model 1 height', 'model 1 width','model 2 height','model 2 width','model 3 height', 'model 3 width','model 4 height','model 4 width','model 5 height','model 5 width','model 6 height','model 6 width','model 13 height','model 13 width','model 14 height','model 14 width','location','southwest')
